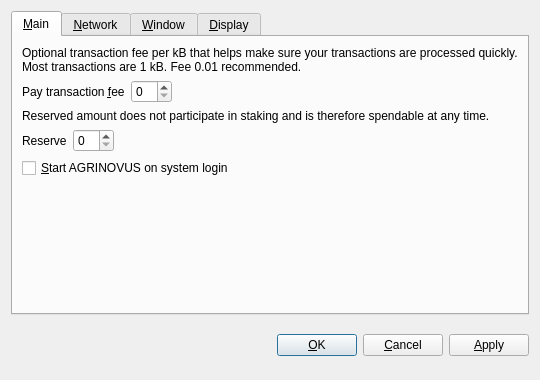
<?xml version="1.0" encoding="UTF-8"?>
<ui version="4.0">
 <class>OptionsDialog</class>
 <widget class="QDialog" name="OptionsDialog">
  <property name="geometry">
   <rect>
    <x>0</x>
    <y>0</y>
    <width>540</width>
    <height>380</height>
   </rect>
  </property>
  <property name="windowTitle">
   <string>Options</string>
  </property>
  <property name="modal">
   <bool>true</bool>
  </property>
  <layout class="QVBoxLayout" name="verticalLayout">
   <item>
    <widget class="QTabWidget" name="tabWidget">
     <property name="tabPosition">
      <enum>QTabWidget::North</enum>
     </property>
     <property name="currentIndex">
      <number>0</number>
     </property>
     <widget class="QWidget" name="tabMain">
      <attribute name="title">
       <string>&amp;Main</string>
      </attribute>
      <layout class="QVBoxLayout" name="verticalLayout_Main">
       <item>
        <widget class="QLabel" name="transactionFeeInfoLabel">
         <property name="text">
          <string>Optional transaction fee per kB that helps make sure your transactions are processed quickly. Most transactions are 1 kB. Fee 0.01 recommended.</string>
         </property>
         <property name="textFormat">
          <enum>Qt::PlainText</enum>
         </property>
         <property name="wordWrap">
          <bool>true</bool>
         </property>
        </widget>
       </item>
       <item>
        <layout class="QHBoxLayout" name="horizontalLayoutFee">
         <item>
          <widget class="QLabel" name="transactionFeeLabel">
           <property name="text">
            <string>Pay transaction &amp;fee</string>
           </property>
           <property name="textFormat">
            <enum>Qt::PlainText</enum>
           </property>
           <property name="buddy">
            <cstring>transactionFee</cstring>
           </property>
          </widget>
         </item>
         <item>
          <widget class="BitcoinAmountField" name="transactionFee"/>
         </item>
         <item>
          <spacer name="horizontalSpacerFee">
           <property name="orientation">
            <enum>Qt::Horizontal</enum>
           </property>
           <property name="sizeHint" stdset="0">
            <size>
             <width>40</width>
             <height>20</height>
            </size>
           </property>
          </spacer>
         </item>
        </layout>
       </item>
       <item>
        <widget class="QLabel" name="reserveBalanceInfoLabel">
         <property name="text">
          <string>Reserved amount does not participate in staking and is therefore spendable at any time.</string>
         </property>
         <property name="textFormat">
          <enum>Qt::PlainText</enum>
         </property>
         <property name="wordWrap">
          <bool>true</bool>
         </property>
        </widget>
       </item>
       <item>
        <layout class="QHBoxLayout" name="horizontalLayoutReserveBalance">
         <item>
          <widget class="QLabel" name="reserveBalanceLabel">
           <property name="text">
            <string>Reserve</string>
           </property>
           <property name="textFormat">
            <enum>Qt::PlainText</enum>
           </property>
           <property name="buddy">
            <cstring>reserveBalance</cstring>
           </property>
          </widget>
         </item>
         <item>
          <widget class="BitcoinAmountField" name="reserveBalance"/>
         </item>
         <item>
          <spacer name="horizontalSpacerReserveBalance">
           <property name="orientation">
            <enum>Qt::Horizontal</enum>
           </property>
           <property name="sizeHint" stdset="0">
            <size>
             <width>40</width>
             <height>20</height>
            </size>
           </property>
          </spacer>
         </item>
        </layout>
       </item>
       <item>
        <widget class="QCheckBox" name="bitcoinAtStartup">
         <property name="toolTip">
          <string>Automatically start AGRINOVUS after logging in to the system.</string>
         </property>
         <property name="text">
          <string>&amp;Start AGRINOVUS on system login</string>
         </property>
        </widget>
       </item>
       <item>
        <spacer name="verticalSpacer_Main">
         <property name="orientation">
          <enum>Qt::Vertical</enum>
         </property>
         <property name="sizeHint" stdset="0">
          <size>
           <width>20</width>
           <height>40</height>
          </size>
         </property>
        </spacer>
       </item>
      </layout>
     </widget>
     <widget class="QWidget" name="tabNetwork">
      <attribute name="title">
       <string>&amp;Network</string>
      </attribute>
      <layout class="QVBoxLayout" name="verticalLayout_Network">
       <item>
        <widget class="QCheckBox" name="mapPortUpnp">
         <property name="toolTip">
          <string>Automatically open the AGRINOVUS client port on the router. This only works when your router supports UPnP and it is enabled.</string>
         </property>
         <property name="text">
          <string>Map port using &amp;UPnP</string>
         </property>
        </widget>
       </item>
       <item>
        <widget class="QCheckBox" name="connectSocks">
         <property name="toolTip">
          <string>Connect to the AGRINOVUS network through a SOCKS proxy (e.g. when connecting through Tor).</string>
         </property>
         <property name="text">
          <string>&amp;Connect through SOCKS proxy:</string>
         </property>
        </widget>
       </item>
       <item>
        <layout class="QHBoxLayout" name="horizontalLayout_Network">
         <item>
          <widget class="QLabel" name="proxyIpLabel">
           <property name="text">
            <string>Proxy &amp;IP:</string>
           </property>
           <property name="textFormat">
            <enum>Qt::PlainText</enum>
           </property>
           <property name="buddy">
            <cstring>proxyIp</cstring>
           </property>
          </widget>
         </item>
         <item>
          <widget class="QValidatedLineEdit" name="proxyIp">
           <property name="maximumSize">
            <size>
             <width>140</width>
             <height>16777215</height>
            </size>
           </property>
           <property name="toolTip">
            <string>IP address of the proxy (e.g. 127.0.0.1)</string>
           </property>
          </widget>
         </item>
         <item>
          <widget class="QLabel" name="proxyPortLabel">
           <property name="text">
            <string>&amp;Port:</string>
           </property>
           <property name="textFormat">
            <enum>Qt::PlainText</enum>
           </property>
           <property name="buddy">
            <cstring>proxyPort</cstring>
           </property>
          </widget>
         </item>
         <item>
          <widget class="QLineEdit" name="proxyPort">
           <property name="maximumSize">
            <size>
             <width>55</width>
             <height>16777215</height>
            </size>
           </property>
           <property name="toolTip">
            <string>Port of the proxy (e.g. 9050)</string>
           </property>
          </widget>
         </item>
         <item>
          <widget class="QLabel" name="socksVersionLabel">
           <property name="text">
            <string>SOCKS &amp;Version:</string>
           </property>
           <property name="textFormat">
            <enum>Qt::PlainText</enum>
           </property>
           <property name="buddy">
            <cstring>socksVersion</cstring>
           </property>
          </widget>
         </item>
         <item>
          <widget class="QValueComboBox" name="socksVersion">
           <property name="toolTip">
            <string>SOCKS version of the proxy (e.g. 5)</string>
           </property>
          </widget>
         </item>
         <item>
          <spacer name="horizontalSpacer_Network">
           <property name="orientation">
            <enum>Qt::Horizontal</enum>
           </property>
           <property name="sizeHint" stdset="0">
            <size>
             <width>40</width>
             <height>20</height>
            </size>
           </property>
          </spacer>
         </item>
        </layout>
       </item>
       <item>
        <spacer name="verticalSpacer_Network">
         <property name="orientation">
          <enum>Qt::Vertical</enum>
         </property>
         <property name="sizeHint" stdset="0">
          <size>
           <width>20</width>
           <height>40</height>
          </size>
         </property>
        </spacer>
       </item>
      </layout>
     </widget>
     <widget class="QWidget" name="tabWindow">
      <attribute name="title">
       <string>&amp;Window</string>
      </attribute>
      <layout class="QVBoxLayout" name="verticalLayout_Window">
       <item>
        <widget class="QCheckBox" name="minimizeToTray">
         <property name="toolTip">
          <string>Show only a tray icon after minimizing the window.</string>
         </property>
         <property name="text">
          <string>&amp;Minimize to the tray instead of the taskbar</string>
         </property>
        </widget>
       </item>
       <item>
        <widget class="QCheckBox" name="minimizeOnClose">
         <property name="toolTip">
          <string>Minimize instead of exit the application when the window is closed. When this option is enabled, the application will be closed only after selecting Quit in the menu.</string>
         </property>
         <property name="text">
          <string>M&amp;inimize on close</string>
         </property>
        </widget>
       </item>
       <item>
        <spacer name="verticalSpacer_Window">
         <property name="orientation">
          <enum>Qt::Vertical</enum>
         </property>
         <property name="sizeHint" stdset="0">
          <size>
           <width>20</width>
           <height>40</height>
          </size>
         </property>
        </spacer>
       </item>
      </layout>
     </widget>
     <widget class="QWidget" name="tabDisplay">
      <attribute name="title">
       <string>&amp;Display</string>
      </attribute>
      <layout class="QVBoxLayout" name="verticalLayout_Display">
       <item>
        <layout class="QHBoxLayout" name="horizontalLayout_1_Display">
         <item>
          <widget class="QLabel" name="langLabel">
           <property name="text">
            <string>User Interface &amp;language:</string>
           </property>
           <property name="textFormat">
            <enum>Qt::PlainText</enum>
           </property>
           <property name="buddy">
            <cstring>lang</cstring>
           </property>
          </widget>
         </item>
         <item>
          <widget class="QValueComboBox" name="lang">
           <property name="toolTip">
            <string>The user interface language can be set here. This setting will take effect after restarting AGRINOVUS.</string>
           </property>
          </widget>
         </item>
        </layout>
       </item>
       <item>
        <layout class="QHBoxLayout" name="horizontalLayout_2_Display">
         <item>
          <widget class="QLabel" name="unitLabel">
           <property name="text">
            <string>&amp;Unit to show amounts in:</string>
           </property>
           <property name="textFormat">
            <enum>Qt::PlainText</enum>
           </property>
           <property name="buddy">
            <cstring>unit</cstring>
           </property>
          </widget>
         </item>
         <item>
          <widget class="QValueComboBox" name="unit">
           <property name="toolTip">
            <string>Choose the default subdivision unit to show in the interface and when sending coins.</string>
           </property>
          </widget>
         </item>
        </layout>
       </item>
       <item>
        <widget class="QCheckBox" name="displayAddresses">
         <property name="toolTip">
          <string>Whether to show AGRINOVUS addresses in the transaction list or not.</string>
         </property>
         <property name="text">
          <string>&amp;Display addresses in transaction list</string>
         </property>
        </widget>
       </item>
       <item>
        <widget class="QCheckBox" name="coinControlFeatures">
         <property name="toolTip">
          <string>Whether to show coin control features or not.</string>
         </property>
         <property name="text">
          <string>Display coin &amp;control features (experts only!)</string>
         </property>
        </widget>
       </item>
       <item>
        <spacer name="verticalSpacer_Display">
         <property name="orientation">
          <enum>Qt::Vertical</enum>
         </property>
         <property name="sizeHint" stdset="0">
          <size>
           <width>20</width>
           <height>40</height>
          </size>
         </property>
        </spacer>
       </item>
      </layout>
     </widget>
    </widget>
   </item>
   <item>
    <layout class="QHBoxLayout" name="horizontalLayout_Buttons">
     <item>
      <spacer name="horizontalSpacer_1">
       <property name="orientation">
        <enum>Qt::Horizontal</enum>
       </property>
       <property name="sizeHint" stdset="0">
        <size>
         <width>40</width>
         <height>48</height>
        </size>
       </property>
      </spacer>
     </item>
     <item>
      <widget class="QLabel" name="statusLabel">
       <property name="font">
        <font>
         <weight>75</weight>
         <bold>true</bold>
        </font>
       </property>
       <property name="text">
        <string/>
       </property>
       <property name="textFormat">
        <enum>Qt::PlainText</enum>
       </property>
       <property name="wordWrap">
        <bool>true</bool>
       </property>
      </widget>
     </item>
     <item>
      <spacer name="horizontalSpacer_2">
       <property name="orientation">
        <enum>Qt::Horizontal</enum>
       </property>
       <property name="sizeHint" stdset="0">
        <size>
         <width>40</width>
         <height>48</height>
        </size>
       </property>
      </spacer>
     </item>
     <item>
      <widget class="QPushButton" name="okButton">
       <property name="text">
        <string>&amp;OK</string>
       </property>
      </widget>
     </item>
     <item>
      <widget class="QPushButton" name="cancelButton">
       <property name="text">
        <string>&amp;Cancel</string>
       </property>
       <property name="autoDefault">
        <bool>false</bool>
       </property>
      </widget>
     </item>
     <item>
      <widget class="QPushButton" name="applyButton">
       <property name="text">
        <string>&amp;Apply</string>
       </property>
       <property name="autoDefault">
        <bool>false</bool>
       </property>
      </widget>
     </item>
    </layout>
   </item>
  </layout>
 </widget>
 <customwidgets>
  <customwidget>
   <class>BitcoinAmountField</class>
   <extends>QSpinBox</extends>
   <header>bitcoinamountfield.h</header>
  </customwidget>
  <customwidget>
   <class>QValueComboBox</class>
   <extends>QComboBox</extends>
   <header>qvaluecombobox.h</header>
  </customwidget>
  <customwidget>
   <class>QValidatedLineEdit</class>
   <extends>QLineEdit</extends>
   <header>qvalidatedlineedit.h</header>
  </customwidget>
 </customwidgets>
 <resources/>
 <connections/>
</ui>
